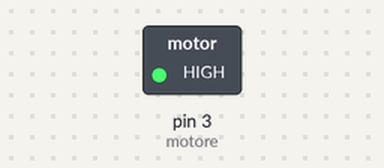
The sketch below on a simulated Arduino Uno, built with avr-gcc and run on an emulated ATmega328P. On the bench: switched loads named in the sketch (green lamp = pin HIGH). Dashed ring = blinking.

Above: at 0.2 s.
Timing chart, 0 to 3.0 s (numbered marks = the images above):
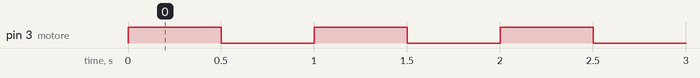

Measured:
- by itself, pin 3 (motore): alternates HIGH for 0.50 s and LOW for 0.50 s

The sketch:

Motore_1.ino
```cpp
const int motore=3;


void setup() {
pinMode(motore,OUTPUT);
}

void loop() {
digitalWrite(motore,HIGH);
delay(500);
digitalWrite(motore,LOW);
delay(500);

}
```
